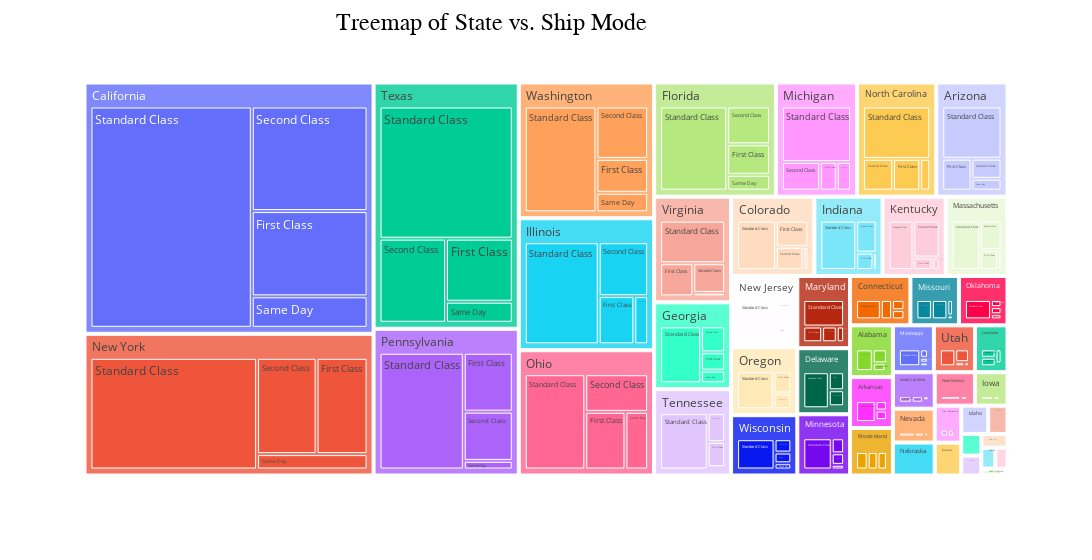

Notebook source saved alongside this figure:
### Code cell
import plotly.express as px # Import plotly.express
state_ship_mode_counts = df.groupby(['State', 'ShipMode']).size().reset_index(name='Count')
fig = px.treemap(state_ship_mode_counts, path=['State', 'ShipMode'], values='Count')
fig.update_layout( title='Treemap of State vs. Ship Mode',title_x=0.45,width=1600,title_font=dict(size=24, family="Arial", color="black"))
fig.show()

### Figure 1 — Plotly figure (JSON) as saved in the notebook; plotly's stock layout.template omitted (floating-point values rounded to 4 significant figures; data arrays with more than 128 entries replaced by an {"elided": "..."} marker saying what was removed)
{"data": [{"branchvalues": "total", "domain": {"x": [0, 1], "y": [0, 1]}, "hovertemplate": "labels=%{label}<br>Count=%{value}<br>parent=%{parent}<br>id=%{id}<extra></extra>", "ids": {"elided": "225 str values"}, "labels": {"elided": "225 str values"}, "name": "", "parents": {"elided": "225 str values"}, "type": "treemap", "values": {"elided": "225 int values"}}], "layout": {"legend": {"tracegroupgap": 0}, "margin": {"t": 60}, "title": {"font": {"color": "black", "family": "Arial", "size": 24}, "text": "Treemap of State vs. Ship Mode", "x": 0.45}, "width": 1600}}
